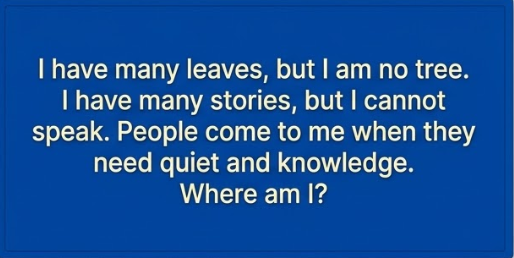
#> input picture QR Imagenes/Captura de pantalla 2026-03-19 115543.png, 514 x 258 px
$ python 'Editor de imágenes.py'
#> lines starting #> are read from the running program, lines starting #| are printed output that depends on the picture
from PIL import Image, ImageFilter
import os

def menu_editor():
    print("\n--- Editor de Imagenes Basico ---")
    # Pedimos la ruta de la imagen. Al estar en Windows, puedes usar el nombre directo si esta en la misma carpeta
    ruta = input("Ingresa el nombre o ruta de la imagen (ej. foto.jpg): ").strip()
#> the answer given: ../../QR Imagenes/Captura de pantalla 2026-03-19 115543.png

    # Validacion basica: comprobamos que el archivo realmente exista antes de intentar abrirlo
    if not os.path.exists(ruta):
        print("[-] Error: La imagen no existe o la ruta es incorrecta.")
        return

    try:
        # Cargamos la imagen en la memoria usando PIL
        img = Image.open(ruta)
#> img is the input picture: PIL image 514x258 RGBA; mean R, G, B, A 24.1, 81.6, 155, 255
        # Mostramos propiedades utiles de la imagen extraidas de sus metadatos
        print(f"[+] Imagen cargada exitosamente: Formato {img.format} | Tamano {img.size}")
#| [+] Imagen cargada exitosamente: Formato PNG | Tamano (514, 258)
    except Exception as e:
        # Capturamos cualquier error (ej. si el usuario intenta abrir un .txt en vez de una imagen)
        print(f"[-] Error al abrir el archivo: {e}")
        return

    # Bucle infinito para permitir aplicar multiples filtros uno tras otro
    while True:
        print("\n--- Menu de Edicion ---")
        print("1. Convertir a Blanco y Negro")
        print("2. Aplicar Filtro de Desenfoque (Blur)")
        print("3. Redimensionar Imagen")
        print("4. Guardar y Salir")

        opcion = input("Elige una opcion (1-4): ").strip()

        if opcion == '1':
            # .convert("L") cambia el modo de color a Luminancia (escala de grises)
            img = img.convert("L")
            print("[+] Filtro Blanco y Negro aplicado.")

        elif opcion == '2':
            # Aplicamos un filtro predefinido de Pillow para difuminar la imagen
            img = img.filter(ImageFilter.BLUR)
            print("[+] Filtro de Desenfoque aplicado.")

        elif opcion == '3':
            try:
                # El redimensionado exige que le pasemos una tupla de valores (ancho, alto) en enteros
                ancho = int(input("Ingresa el nuevo ancho en pixeles: "))
                alto = int(input("Ingresa el nuevo alto en pixeles: "))

                # .resize modifica la matriz de pixeles a la nueva resolucion
                img = img.resize((ancho, alto))
                print(f"[+] Imagen redimensionada a {ancho}x{alto} pixeles.")
            except ValueError:
                print("[-] Error: Las medidas deben ser numeros enteros.")

        elif opcion == '4':
            nombre_salida = input("Ingresa el nombre para guardar la imagen (ej. final.jpg): ").strip()

            # Si el usuario solo presiona Enter sin escribir nombre, le asignamos uno por defecto
            if not nombre_salida:
                nombre_salida = "imagen_editada.jpg"

            # Renderizamos y guardamos el archivo final en el disco duro de Windows
            img.save(nombre_salida)
            print(f"[+] Imagen guardada correctamente como '{nombre_salida}'. ¡Hasta luego!")
            # Rompemos el bucle para terminar el programa
            break

        else:
            print("[-] Opcion no valida.")
#> this loop made 6 passes; the answer given on pass 1: 1
#> pass 1, in menu_editor, `img = img.convert("L")`:
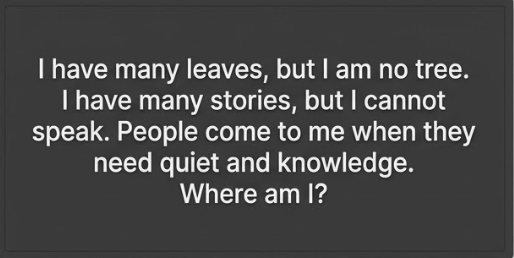
#> img: PIL image 514x258 L; min 24, max 252, mean 72.7

# Punto de entrada estandar del script
if __name__ == "__main__":
#> (the run stopped early here; a loop or call above may not have finished)

$ run again, on QR Imagenes/Captura de pantalla 2026-03-19 115557.png
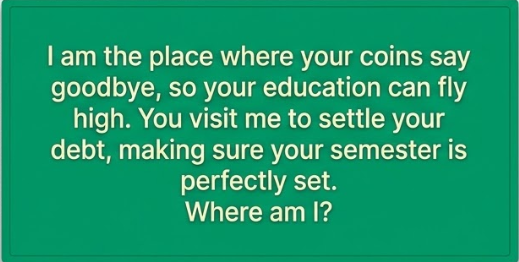
#> input picture QR Imagenes/Captura de pantalla 2026-03-19 115557.png, 519 x 262 px
#> in menu_editor, img is the input picture: PIL image 519x262 RGBA; mean R, G, B, A 27.1, 153.1, 108, 255
#| [+] Imagen cargada exitosamente: Formato PNG | Tamano (519, 262)
#> the loop in menu_editor, `while True:` made 6 passes; the answer given on pass 1: 1
#> pass 1, in menu_editor, `img = img.convert("L")`:
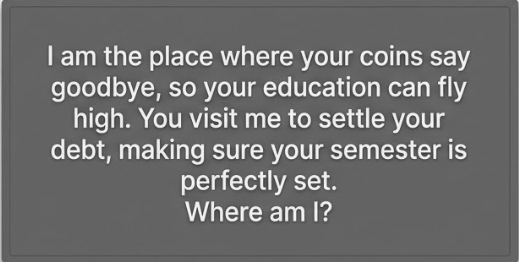
#> img: PIL image 519x262 L; min 50, max 248, mean 110.2

$ run again, on QR Imagenes/Captura de pantalla 2026-03-19 115605.png
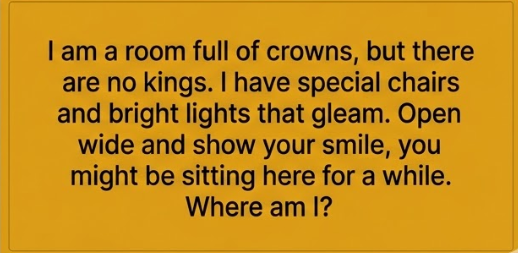
#> input picture QR Imagenes/Captura de pantalla 2026-03-19 115605.png, 518 x 253 px
#> in menu_editor, img is the input picture: PIL image 518x253 RGBA; mean R, G, B, A 195.3, 139.3, 26.1, 255
#| [+] Imagen cargada exitosamente: Formato PNG | Tamano (518, 253)
#> the loop in menu_editor, `while True:` made 6 passes; the answer given on pass 1: 1
#> pass 1, in menu_editor, `img = img.convert("L")`:
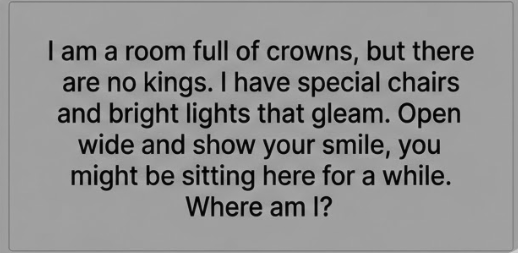
#> img: PIL image 518x253 L; min 1, max 209, mean 143.1
